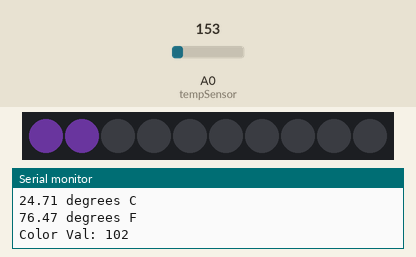
This sketch was run on a simulated Arduino Uno, built with avr-gcc and run on an emulated ATmega328P. Shown: 10 RGB LEDs in strip order, left to right, the last lines printed to the serial monitor. The inputs (shaded band) are chosen by the test bench; at power-on: A0 (tempSensor) = 153. Dim RGB values are drawn brighter than linear.

Above: at 6.8 s.
6.9 s: A0 (tempSensor) set to 165
At 12.4 s:
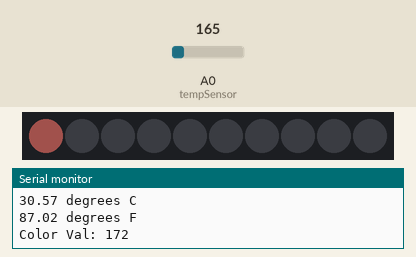
15.0 s: A0 (tempSensor) set to 191
At 18.4 s:
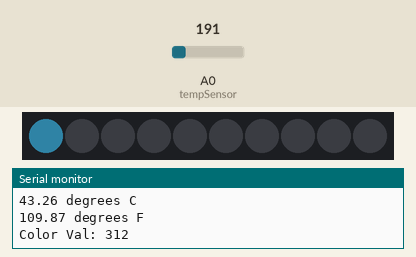
21.7 s: A0 (tempSensor) set to 221
At 24.4 s:
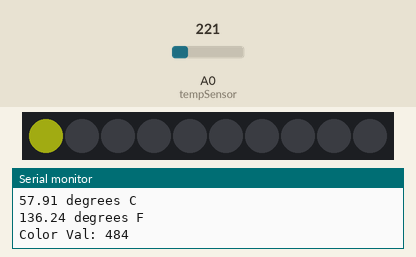
28.4 s: A0 (tempSensor) set to 114
At 35.7 s:
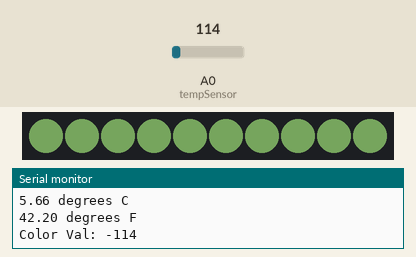
Timing chart, 0 to 36.1 s (numbered marks = the images above; inputs shaded):
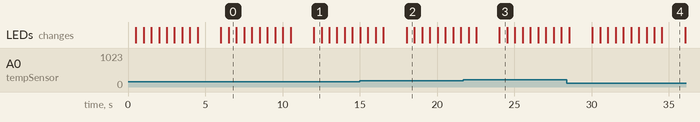

The sketch:

OutputDevices.ino
```cpp
#include <Adafruit_NeoPixel.h>

#define PIN        6
#define NUMPIXELS 10
#define DELAYVAL 500 // Time (in milliseconds) to pause between pixels

int tempSensor = 0;

Adafruit_NeoPixel strip(NUMPIXELS, PIN, NEO_GRB + NEO_KHZ800);

void setup() {
  // put your setup code here, to run once:
  Serial.begin(9600);
  strip.begin(); // INITIALIZE NeoPixel strip object (REQUIRED)
  strip.show();            // Turn OFF all pixels first
  strip.setBrightness(50); // Set BRIGHTNESS low to reduce draw (max = 255)

}//void setup()

void loop() {
  // put your main code here, to run repeatedly:
  strip.clear();

  //getting the voltage reading from the temperature sensor
 int reading = analogRead(tempSensor);

 // multiply by 5v to convert that reading to voltage, for 3.3v arduino use 3.3
 float voltage = reading * 5.0;
 voltage /= 1024.0;
 Serial.print(voltage); Serial.println(" volts");

 // Celcius temperature
 float temperatureC = (voltage - 0.5) * 100 ;  //converting from 10 mv per degree with 500 mV offset to degrees ((voltage - 500mV) times 100)
 Serial.print(temperatureC); Serial.println(" degrees C");

 //Fahrenheit
 float temperatureF = (temperatureC * 9.0 / 5.0) + 32.0;
 Serial.print(temperatureF); Serial.println(" degrees F");

 int color = (int) map(temperatureF, 60, 100, 0, 255);
 Serial.print("Color Val: "); Serial.println(color);
 for(int i=0; i<NUMPIXELS; i++) { // For each pixel...

    // strip.Color() takes RGB values, from 0,0,0 up to 255,255,255
    // Here we're using a moderately bright green color:
    strip.setPixelColor(i, color, color/2, 255-color);

    strip.show();   // Send the updated pixel colors to the hardware.

    delay(DELAYVAL); // Pause before next pass through loop
  }//for(int i=0; i<NUMPIXELS; i++)

 delay(1000); //wait one second before next reading

}//void loop()
```

Measured:
- after the input at 6.9 s, the LEDs: first differ from a run without the input after 5.1 s (image 1)
- after the input at 15.0 s, the LEDs: first differ from a run without the input after 3.0 s (image 2)
- after the input at 21.7 s, the LEDs: first differ from a run without the input after 2.3 s (image 3)
- after the input at 28.4 s, the LEDs: first differ from a run without the input after 1.6 s (image 4 shows a later state)
- what the display in image 1 shows lasts 0.5 s, from 12.0 s to 12.5 s
